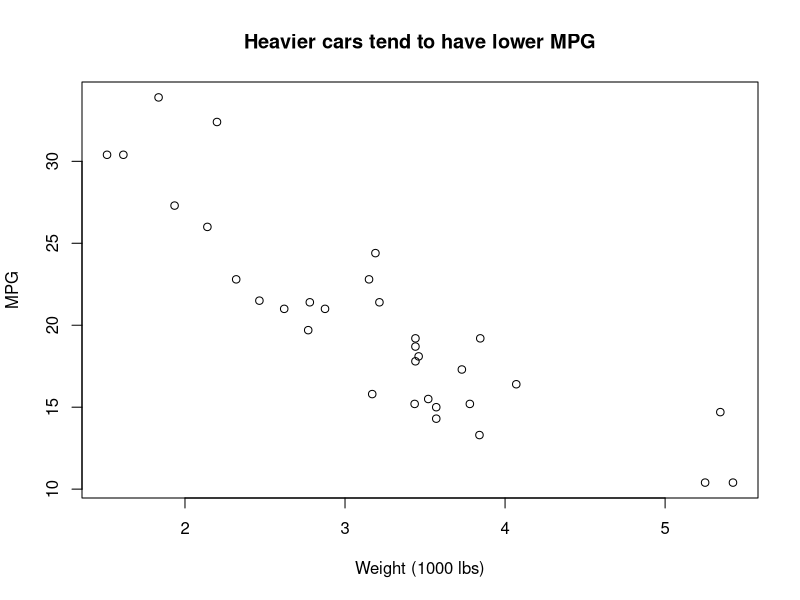
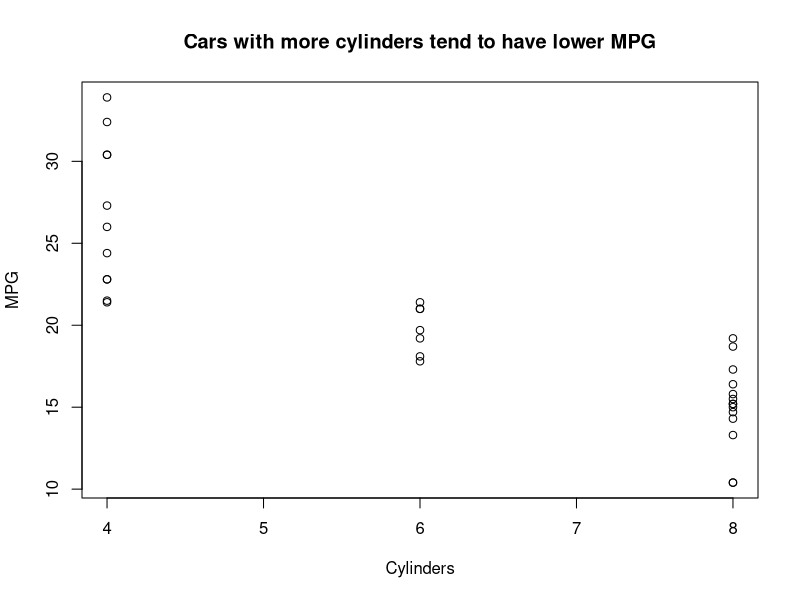

Write the R code that produced these figures, in order.
## ---- chunk 1
0.1 + 0.1 + 0.1 - 0.3
0.3 - 0.1 - 0.1 - 0.1 # a variation

# run this if you want to avoid scientific notation
options(scipen = 999)
## ---- chunk 2
# install.packages("tidyverse")
library(tidyverse)
## ---- chunk 3
mtcars[mtcars$cyl == 6 & mtcars$mpg > 20, c("mpg", "hp")]
## ---- chunk 4
mtcars %>%
  filter(cyl == 6, mpg > 20) %>%
  select(mpg, hp)
## ---- chunk 5
data(mtcars) # reads in the data & adds it to your environment as a dataframe
View(mtcars) # opens up the datafram for viewing
head(mtcars) # displays the top few lines of the dataframe
summary(mtcars) # displays a summary of all variables
?mtcars # will open up documentation in your Help tab. works for packages, functions, too!
## ---- chunk 6
mean(mtcars$mpg) # the $ helps you select a specific column of interest
## ---- chunk 7
mean(mtcars$cyl)
## ---- chunk 8
median(mtcars$mpg)
## ---- chunk 9
# this is a scatterplot of mpg by wt
plot(mtcars$wt, mtcars$mpg,
     xlab = "Weight (1000 lbs)", ylab = "MPG",
     main = "Heavier cars tend to have lower MPG")
## ---- chunk 10
plot(mtcars$cyl, mtcars$mpg,
     xlab = "Cylinders", ylab = "MPG",
     main = "Cars with more cylinders tend to have lower MPG")
